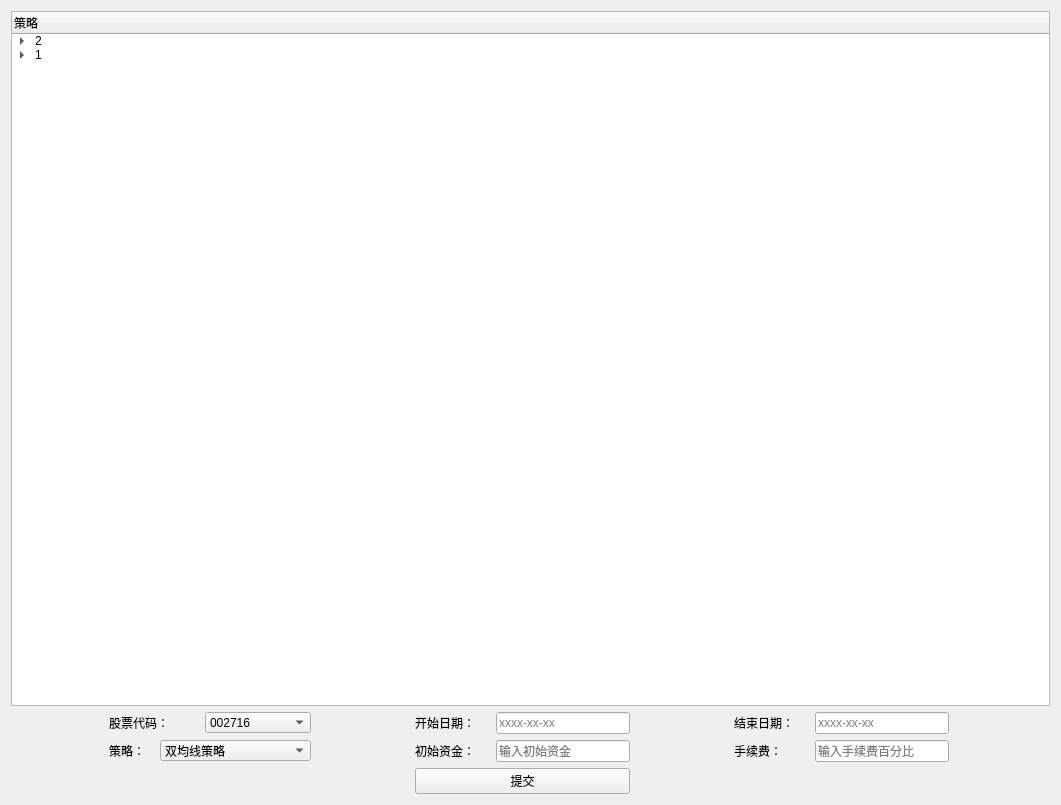
<?xml version="1.0" encoding="UTF-8"?>
<ui version="4.0">
 <class>MainWindow</class>
 <widget class="QWidget" name="MainWindow">
  <property name="geometry">
   <rect>
    <x>0</x>
    <y>0</y>
    <width>1061</width>
    <height>805</height>
   </rect>
  </property>
  <property name="minimumSize">
   <size>
    <width>455</width>
    <height>378</height>
   </size>
  </property>
  <property name="maximumSize">
   <size>
    <width>16777215</width>
    <height>16777215</height>
   </size>
  </property>
  <property name="windowTitle">
   <string>股票回测</string>
  </property>
  <property name="whatsThis">
   <string>&lt;html&gt;&lt;head/&gt;&lt;body&gt;&lt;p&gt;&lt;br/&gt;&lt;/p&gt;&lt;/body&gt;&lt;/html&gt;</string>
  </property>
  <property name="styleSheet">
   <string notr="true"/>
  </property>
  <layout class="QVBoxLayout" name="verticalLayout">
   <item>
    <widget class="QTreeWidget" name="treeWidget">
     <property name="editTriggers">
      <set>QAbstractItemView::DoubleClicked|QAbstractItemView::EditKeyPressed|QAbstractItemView::SelectedClicked</set>
     </property>
     <property name="selectionBehavior">
      <enum>QAbstractItemView::SelectRows</enum>
     </property>
     <property name="autoExpandDelay">
      <number>-1</number>
     </property>
     <property name="uniformRowHeights">
      <bool>false</bool>
     </property>
     <property name="sortingEnabled">
      <bool>false</bool>
     </property>
     <property name="animated">
      <bool>false</bool>
     </property>
     <property name="allColumnsShowFocus">
      <bool>false</bool>
     </property>
     <property name="wordWrap">
      <bool>false</bool>
     </property>
     <property name="headerHidden">
      <bool>false</bool>
     </property>
     <column>
      <property name="text">
       <string>策略</string>
      </property>
     </column>
     <item>
      <property name="text">
       <string>2</string>
      </property>
      <item>
       <property name="text">
        <string>新建子项目</string>
       </property>
       <property name="checkState">
        <enum>Unchecked</enum>
       </property>
      </item>
      <item>
       <property name="text">
        <string>新建项目</string>
       </property>
      </item>
      <item>
       <property name="text">
        <string>新建项目</string>
       </property>
      </item>
      <item>
       <property name="text">
        <string>新建项目</string>
       </property>
      </item>
      <item>
       <property name="text">
        <string>新建项目</string>
       </property>
      </item>
     </item>
     <item>
      <property name="text">
       <string>1</string>
      </property>
      <item>
       <property name="text">
        <string>新建子项目</string>
       </property>
       <property name="checkState">
        <enum>Unchecked</enum>
       </property>
      </item>
      <item>
       <property name="text">
        <string>新建项目</string>
       </property>
       <property name="checkState">
        <enum>Unchecked</enum>
       </property>
      </item>
      <item>
       <property name="text">
        <string>新建项目</string>
       </property>
      </item>
      <item>
       <property name="text">
        <string>新建项目</string>
       </property>
      </item>
     </item>
    </widget>
   </item>
   <item>
    <layout class="QGridLayout" name="gridLayout_3">
     <item row="2" column="1">
      <widget class="QPushButton" name="button">
       <property name="maximumSize">
        <size>
         <width>240</width>
         <height>30</height>
        </size>
       </property>
       <property name="text">
        <string>提交</string>
       </property>
      </widget>
     </item>
     <item row="1" column="2">
      <layout class="QHBoxLayout" name="horizontalLayout_6">
       <item>
        <widget class="QLabel" name="label_6">
         <property name="maximumSize">
          <size>
           <width>75</width>
           <height>16777215</height>
          </size>
         </property>
         <property name="text">
          <string>手续费：</string>
         </property>
        </widget>
       </item>
       <item>
        <widget class="QLineEdit" name="commline">
         <property name="maximumSize">
          <size>
           <width>134</width>
           <height>24</height>
          </size>
         </property>
         <property name="placeholderText">
          <string>输入手续费百分比</string>
         </property>
        </widget>
       </item>
      </layout>
     </item>
     <item row="0" column="2">
      <layout class="QHBoxLayout" name="horizontalLayout_3">
       <item>
        <widget class="QLabel" name="label_5">
         <property name="maximumSize">
          <size>
           <width>75</width>
           <height>16777215</height>
          </size>
         </property>
         <property name="text">
          <string>结束日期：</string>
         </property>
        </widget>
       </item>
       <item>
        <widget class="QLineEdit" name="dateend">
         <property name="maximumSize">
          <size>
           <width>134</width>
           <height>24</height>
          </size>
         </property>
         <property name="placeholderText">
          <string>xxxx-xx-xx</string>
         </property>
        </widget>
       </item>
      </layout>
     </item>
     <item row="0" column="1">
      <layout class="QHBoxLayout" name="horizontalLayout_2">
       <item>
        <widget class="QLabel" name="label_4">
         <property name="maximumSize">
          <size>
           <width>75</width>
           <height>16777215</height>
          </size>
         </property>
         <property name="text">
          <string>开始日期：</string>
         </property>
        </widget>
       </item>
       <item>
        <widget class="QLineEdit" name="datebegin">
         <property name="maximumSize">
          <size>
           <width>134</width>
           <height>24</height>
          </size>
         </property>
         <property name="text">
          <string/>
         </property>
         <property name="placeholderText">
          <string>xxxx-xx-xx</string>
         </property>
        </widget>
       </item>
      </layout>
     </item>
     <item row="1" column="0">
      <layout class="QHBoxLayout" name="horizontalLayout_5">
       <item>
        <widget class="QLabel" name="label_2">
         <property name="maximumSize">
          <size>
           <width>45</width>
           <height>16777215</height>
          </size>
         </property>
         <property name="text">
          <string>策略：</string>
         </property>
        </widget>
       </item>
       <item>
        <widget class="QComboBox" name="strategycobox">
         <property name="maximumSize">
          <size>
           <width>151</width>
           <height>21</height>
          </size>
         </property>
         <property name="editable">
          <bool>false</bool>
         </property>
         <property name="currentText">
          <string>双均线策略</string>
         </property>
         <property name="currentIndex">
          <number>0</number>
         </property>
         <property name="placeholderText">
          <string/>
         </property>
         <item>
          <property name="text">
           <string extracomment="111">双均线策略</string>
          </property>
         </item>
         <item>
          <property name="text">
           <string>海龟策略</string>
          </property>
         </item>
         <item>
          <property name="text">
           <string>布林带策略</string>
          </property>
         </item>
        </widget>
       </item>
      </layout>
     </item>
     <item row="1" column="1">
      <layout class="QHBoxLayout" name="horizontalLayout_4">
       <item>
        <widget class="QLabel" name="label_3">
         <property name="maximumSize">
          <size>
           <width>75</width>
           <height>16777215</height>
          </size>
         </property>
         <property name="text">
          <string>初始资金：</string>
         </property>
        </widget>
       </item>
       <item>
        <widget class="QLineEdit" name="cashline">
         <property name="maximumSize">
          <size>
           <width>134</width>
           <height>24</height>
          </size>
         </property>
         <property name="placeholderText">
          <string>输入初始资金</string>
         </property>
        </widget>
       </item>
      </layout>
     </item>
     <item row="0" column="0">
      <layout class="QHBoxLayout" name="horizontalLayout">
       <item>
        <widget class="QLabel" name="label">
         <property name="maximumSize">
          <size>
           <width>90</width>
           <height>16777215</height>
          </size>
         </property>
         <property name="text">
          <string>股票代码：</string>
         </property>
        </widget>
       </item>
       <item>
        <widget class="QComboBox" name="datacobox">
         <property name="maximumSize">
          <size>
           <width>151</width>
           <height>21</height>
          </size>
         </property>
         <item>
          <property name="text">
           <string>002716</string>
          </property>
         </item>
         <item>
          <property name="text">
           <string>600000</string>
          </property>
         </item>
         <item>
          <property name="text">
           <string>600010</string>
          </property>
         </item>
         <item>
          <property name="text">
           <string>600050</string>
          </property>
         </item>
         <item>
          <property name="text">
           <string>600238</string>
          </property>
         </item>
         <item>
          <property name="text">
           <string>600353</string>
          </property>
         </item>
         <item>
          <property name="text">
           <string>600559</string>
          </property>
         </item>
         <item>
          <property name="text">
           <string>000027</string>
          </property>
         </item>
        </widget>
       </item>
      </layout>
     </item>
    </layout>
   </item>
  </layout>
 </widget>
 <resources>
  <include location="C:/Users/10361/Desktop/ui.qrc"/>
 </resources>
 <connections>
  <connection>
   <sender>commline</sender>
   <signal>returnPressed()</signal>
   <receiver>button</receiver>
   <slot>click()</slot>
   <hints>
    <hint type="sourcelabel">
     <x>668</x>
     <y>472</y>
    </hint>
    <hint type="destinationlabel">
     <x>436</x>
     <y>553</y>
    </hint>
   </hints>
  </connection>
  <connection>
   <sender>cashline</sender>
   <signal>returnPressed()</signal>
   <receiver>commline</receiver>
   <slot>setFocus()</slot>
   <hints>
    <hint type="sourcelabel">
     <x>431</x>
     <y>472</y>
    </hint>
    <hint type="destinationlabel">
     <x>668</x>
     <y>472</y>
    </hint>
   </hints>
  </connection>
  <connection>
   <sender>dateend</sender>
   <signal>returnPressed()</signal>
   <receiver>cashline</receiver>
   <slot>setFocus()</slot>
   <hints>
    <hint type="sourcelabel">
     <x>668</x>
     <y>354</y>
    </hint>
    <hint type="destinationlabel">
     <x>431</x>
     <y>472</y>
    </hint>
   </hints>
  </connection>
  <connection>
   <sender>datebegin</sender>
   <signal>returnPressed()</signal>
   <receiver>dateend</receiver>
   <slot>setFocus()</slot>
   <hints>
    <hint type="sourcelabel">
     <x>431</x>
     <y>354</y>
    </hint>
    <hint type="destinationlabel">
     <x>668</x>
     <y>354</y>
    </hint>
   </hints>
  </connection>
 </connections>
</ui>
